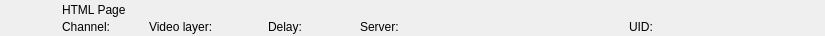
<?xml version="1.0" encoding="UTF-8"?>
<ui version="4.0">
 <class>RundownHtmlWidget</class>
 <widget class="QWidget" name="RundownHtmlWidget">
  <property name="geometry">
   <rect>
    <x>0</x>
    <y>0</y>
    <width>825</width>
    <height>36</height>
   </rect>
  </property>
  <layout class="QHBoxLayout" name="horizontalLayout">
   <property name="spacing">
    <number>0</number>
   </property>
   <property name="margin">
    <number>0</number>
   </property>
   <item>
    <widget class="QFrame" name="frameItem">
     <property name="sizePolicy">
      <sizepolicy hsizetype="Preferred" vsizetype="Fixed">
       <horstretch>0</horstretch>
       <verstretch>0</verstretch>
      </sizepolicy>
     </property>
     <property name="minimumSize">
      <size>
       <width>0</width>
       <height>36</height>
      </size>
     </property>
     <widget class="QLabel" name="labelIcon">
      <property name="geometry">
       <rect>
        <x>22</x>
        <y>2</y>
        <width>32</width>
        <height>32</height>
       </rect>
      </property>
      <property name="text">
       <string/>
      </property>
      <property name="pixmap">
       <pixmap resource="../Widgets.qrc">:/Graphics/Images/Html.png</pixmap>
      </property>
      <property name="scaledContents">
       <bool>true</bool>
      </property>
     </widget>
     <widget class="QLabel" name="labelChannel">
      <property name="geometry">
       <rect>
        <x>62</x>
        <y>19</y>
        <width>78</width>
        <height>16</height>
       </rect>
      </property>
      <property name="text">
       <string>Channel:</string>
      </property>
     </widget>
     <widget class="QLabel" name="labelLabel">
      <property name="geometry">
       <rect>
        <x>62</x>
        <y>2</y>
        <width>561</width>
        <height>16</height>
       </rect>
      </property>
      <property name="text">
       <string>HTML Page</string>
      </property>
     </widget>
     <widget class="QLabel" name="labelColor">
      <property name="geometry">
       <rect>
        <x>0</x>
        <y>0</y>
        <width>18</width>
        <height>36</height>
       </rect>
      </property>
      <property name="text">
       <string/>
      </property>
     </widget>
     <widget class="QLabel" name="labelGroupColor">
      <property name="geometry">
       <rect>
        <x>0</x>
        <y>0</y>
        <width>6</width>
        <height>36</height>
       </rect>
      </property>
      <property name="text">
       <string/>
      </property>
     </widget>
     <widget class="QLabel" name="labelDevice">
      <property name="geometry">
       <rect>
        <x>360</x>
        <y>19</y>
        <width>260</width>
        <height>16</height>
       </rect>
      </property>
      <property name="text">
       <string>Server:</string>
      </property>
     </widget>
     <widget class="QLabel" name="labelDelay">
      <property name="geometry">
       <rect>
        <x>268</x>
        <y>19</y>
        <width>83</width>
        <height>16</height>
       </rect>
      </property>
      <property name="text">
       <string>Delay:</string>
      </property>
     </widget>
     <widget class="QLabel" name="labelRemoteTriggerId">
      <property name="geometry">
       <rect>
        <x>629</x>
        <y>19</y>
        <width>111</width>
        <height>16</height>
       </rect>
      </property>
      <property name="text">
       <string>UID:</string>
      </property>
     </widget>
     <widget class="QLabel" name="labelVideolayer">
      <property name="geometry">
       <rect>
        <x>149</x>
        <y>19</y>
        <width>110</width>
        <height>16</height>
       </rect>
      </property>
      <property name="text">
       <string>Video layer:</string>
      </property>
     </widget>
    </widget>
   </item>
   <item>
    <widget class="QFrame" name="frameStatus">
     <property name="minimumSize">
      <size>
       <width>77</width>
       <height>0</height>
      </size>
     </property>
     <property name="maximumSize">
      <size>
       <width>77</width>
       <height>16777215</height>
      </size>
     </property>
     <widget class="QLabel" name="labelGpiConnected">
      <property name="geometry">
       <rect>
        <x>1</x>
        <y>2</y>
        <width>32</width>
        <height>32</height>
       </rect>
      </property>
      <property name="minimumSize">
       <size>
        <width>32</width>
        <height>32</height>
       </size>
      </property>
      <property name="maximumSize">
       <size>
        <width>32</width>
        <height>32</height>
       </size>
      </property>
      <property name="lineWidth">
       <number>0</number>
      </property>
      <property name="text">
       <string/>
      </property>
      <property name="pixmap">
       <pixmap resource="../Widgets.qrc">:/Graphics/Images/GpiConnected.png</pixmap>
      </property>
      <property name="scaledContents">
       <bool>true</bool>
      </property>
     </widget>
     <widget class="QLabel" name="labelDisconnected">
      <property name="geometry">
       <rect>
        <x>32</x>
        <y>2</y>
        <width>32</width>
        <height>32</height>
       </rect>
      </property>
      <property name="minimumSize">
       <size>
        <width>32</width>
        <height>32</height>
       </size>
      </property>
      <property name="maximumSize">
       <size>
        <width>32</width>
        <height>32</height>
       </size>
      </property>
      <property name="text">
       <string/>
      </property>
      <property name="pixmap">
       <pixmap resource="../Widgets.qrc">:/Graphics/Images/Disconnected.png</pixmap>
      </property>
      <property name="scaledContents">
       <bool>true</bool>
      </property>
     </widget>
     <widget class="QLabel" name="labelActiveColor">
      <property name="geometry">
       <rect>
        <x>69</x>
        <y>0</y>
        <width>8</width>
        <height>36</height>
       </rect>
      </property>
      <property name="minimumSize">
       <size>
        <width>8</width>
        <height>36</height>
       </size>
      </property>
      <property name="maximumSize">
       <size>
        <width>8</width>
        <height>36</height>
       </size>
      </property>
      <property name="text">
       <string/>
      </property>
     </widget>
    </widget>
   </item>
  </layout>
 </widget>
 <resources>
  <include location="../Widgets.qrc"/>
 </resources>
 <connections/>
 <slots>
  <slot>addToCombo()</slot>
 </slots>
</ui>
